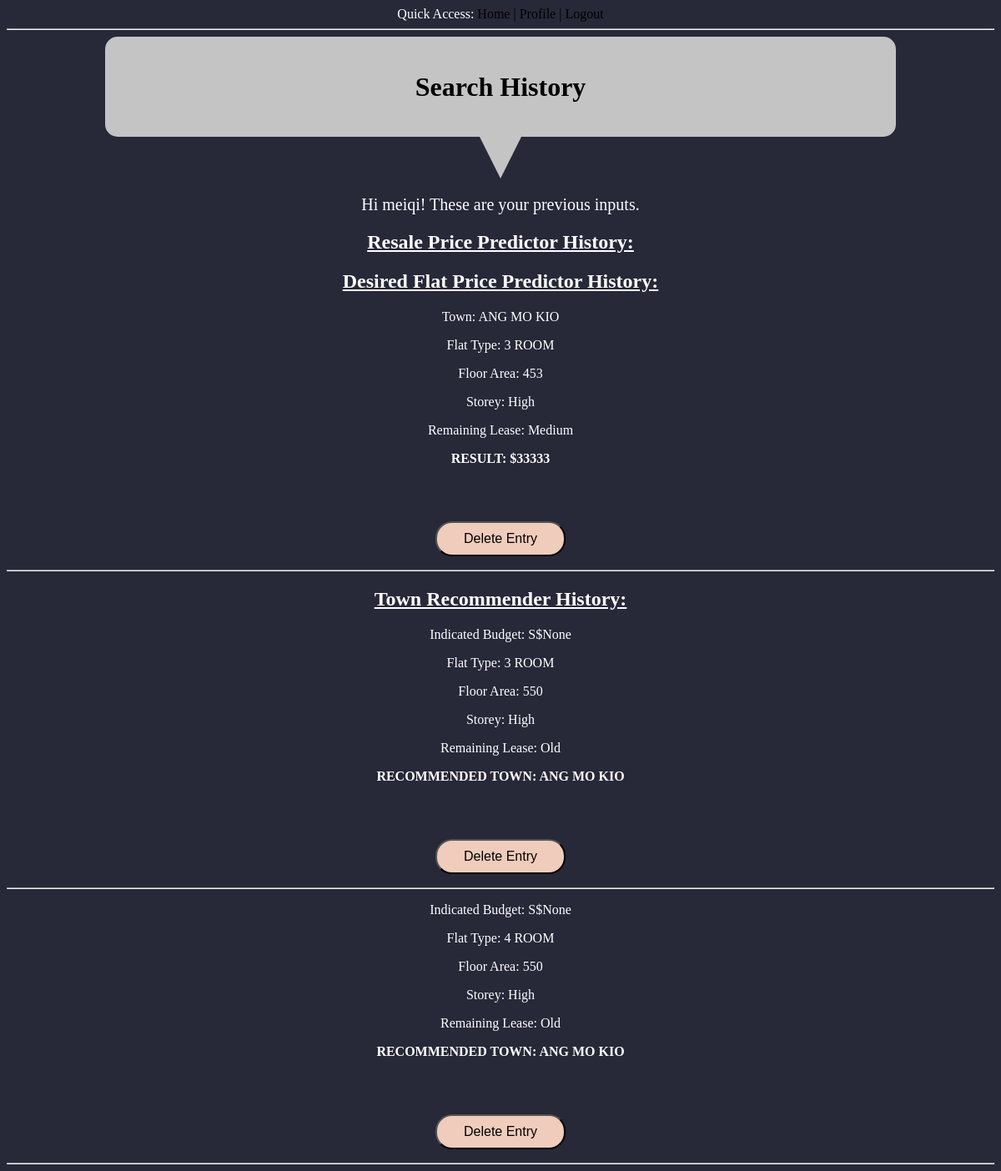
The page /user/meiqi (signed in) on the database as committed earlier.
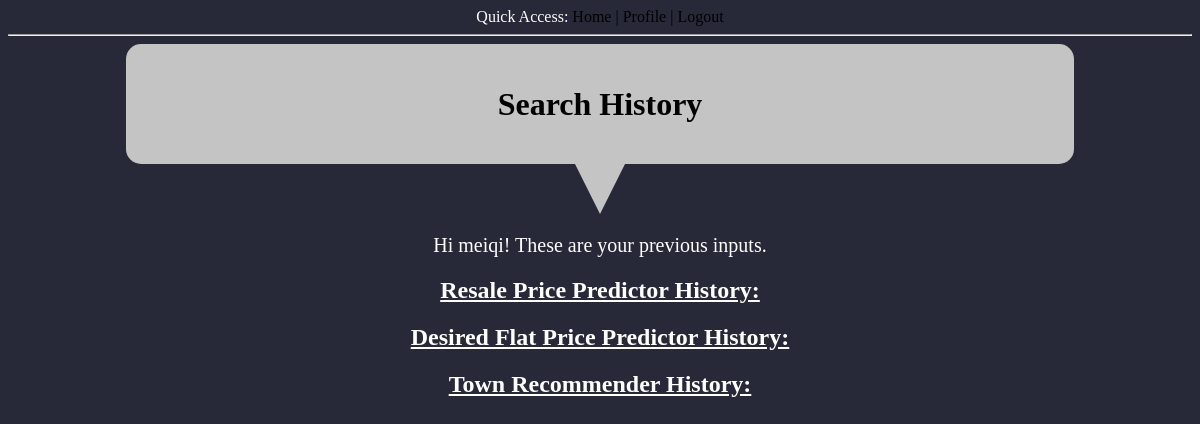
The same page on the database as committed later.
### app/models.py (models this page shows, shortened)
class User(UserMixin, db.Model):
    id = db.Column(db.Integer, primary_key=True)
    username = db.Column(db.String(64), index=True, unique=True)
    password_hash = db.Column(db.String(128))
    posts = db.relationship('Post', backref='author', lazy='dynamic')
    resaleInput = db.relationship(
        'resaleInput', backref='author', lazy='dynamic')
    flatpriceInput = db.relationship(
        'flatpriceInput', backref='author', lazy='dynamic')
    townInput = db.relationship('townInput', backref='author', lazy='dynamic')

class flatpriceInput(db.Model):
    id = db.Column(db.Integer, primary_key=True)
    town = db.Column(db.String(64))
    flatType = db.Column(db.String(64))
    floorArea = db.Column(db.Integer)
    storey = db.Column(db.String(64))
    age = db.Column(db.Integer)
    OUTPUT = db.Column(db.Integer)
    user_id = db.Column(db.Integer, db.ForeignKey('user.id'))

class townInput(db.Model):
    id = db.Column(db.Integer, primary_key=True)
    budget = db.Column(db.Integer)
    flatType = db.Column(db.String(64))
    floorArea = db.Column(db.Integer)
    storey = db.Column(db.String(64))
    age = db.Column(db.Integer)
    OUTPUT1 = db.Column(db.String(64))
    OUTPUT2 = db.Column(db.String(64))
    OUTPUT3 = db.Column(db.String(64))
    user_id = db.Column(db.Integer, db.ForeignKey('user.id'))

### app/routes.py (the view)
@app.route('/user/<username>')
@login_required
def user(username):
    user = User.query.filter_by(username=username).first_or_404()
    return render_template('user.html', user=user)

### app/models.py (called while the page is built)
@login.user_loader
def load_user(id):
    return User.query.get(int(id))

### app/templates/user.html (shortened to what this page needs)
{% extends "base.html" %} {% block content %}
<html>
  <head>
  </head>
  <body>
    <h1 id="header">Search History</h1>
    <div class="triangle-down"></div>
    <p style="font-size: 20px">
      Hi {{ user.username }}! These are your previous inputs.
    </p>
    <h2><u>Resale Price Predictor History:</u></h2>
    <h2><u>Desired Flat Price Predictor History:</u></h2>
    {% for ri in user.flatpriceInput %}
    <div><p>Town: {{ ri.town }}</p></div>
    <div><p>Flat Type: {{ ri.flatType }}</p></div>
    <div><p>Floor Area: {{ ri.floorArea }}</p></div>
    <div><p>Storey: {{ ri.storey }}</p></div>
    <div><p>Remaining Lease: {{ ri.age }}</p></div>
    <div>
      <p><b>RESULT: ${{ ri.OUTPUT }}</b></p>
    </div>
    <p>
      <button id="delete">
        <a
          class="del"
          href="{{ url_for('deletebuyer',username=current_user.username, id = ri.id) }}"
          >Delete Entry</a
        >
      </button>
    </p>
    <hr />
    {% endfor %}
    <h2><u>Town Recommender History:</u></h2>
    {% for ri in user.townInput %}
    <div><p>Indicated Budget: S${{ ri.budget }}</p></div>
    <div><p>Flat Type: {{ ri.flatType }}</p></div>
    <div><p>Floor Area: {{ ri.floorArea }}</p></div>
    <div><p>Storey: {{ ri.storey }}</p></div>
    <div><p>Remaining Lease: {{ ri.age }}</p></div>
    <div>
      <p><b>RECOMMENDED TOWN: {{ ri.OUTPUT1 }}</b></p>
    </div>
    <p>
      <button id="delete">
        <a
          class="del"
          href="{{ url_for('deletetown',username=current_user.username, id = ri.id) }}"
          >Delete Entry</a
        >
      </button>
    </p>
    <hr />
    {% endfor %} {% endblock %}

### app/templates/base.html (shortened to what this page needs)
<html>
  <head>
  </head>
  <body>
    <div>
      Quick Access:
      <a href="{{ url_for('index') }}">Home |</a>
      {% if current_user.is_anonymous %}
      <a href="{{ url_for('login') }}">Login</a>
      {% else %}
      <a href="{{ url_for('user', username=current_user.username) }}"
        >Profile |</a
      >
      <a href="{{ url_for('logout') }}">Logout</a>
      {% endif %}
    </div>
    <hr />
     {% block content %}{% endblock %}
  </body>
</html>

### app/templates/base.html (style rules this page uses)
body { text-align: center; background-color: #272838; color: white; }
#header { color: black; text-align: center; border-radius: 15px; background-color: #c4c4c4; height: 15vh; width: 80%; vertical-align: middle; line-height: 15vh; margin: 0 auto 0 auto; }
.triangle-down { width: 0; height: 0; border-left: 25px solid transparent; border-right: 25px solid transparent; border-top: 50px solid #c4c4c4; margin: 0 auto 0 auto; }
a:link { color: black; text-decoration: none; }

Rows that differ between the two databases and show on the page:
removed flatpriceInput: town "ANG MO KIO", flatType "3 ROOM", floorArea "453", storey "High", age "Medium", OUTPUT "33333"
removed townInput: budget "None", flatType "3 ROOM", floorArea "550", storey "High", age "Old", OUTPUT1 "ANG MO KIO"
removed townInput: budget "None", flatType "4 ROOM", floorArea "550", storey "High", age "Old", OUTPUT1 "ANG MO KIO"
